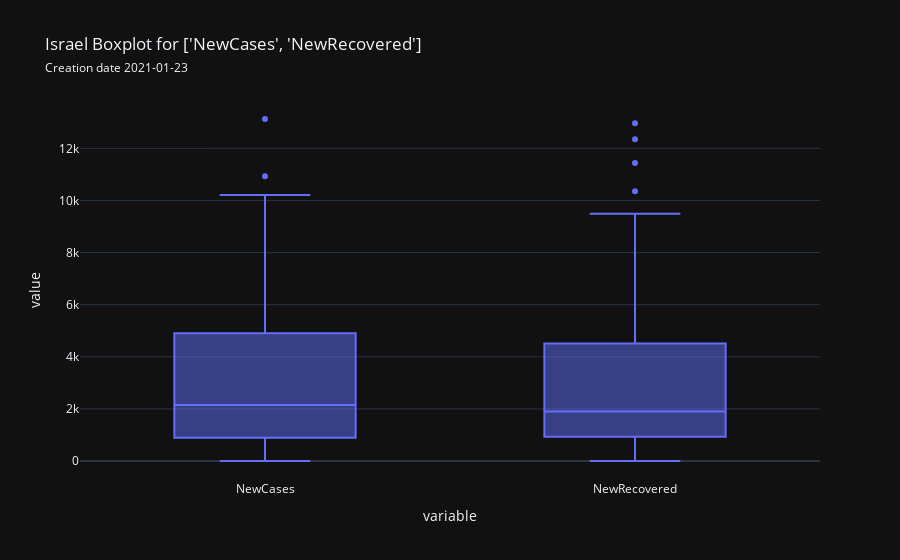

Notebook source saved alongside this figure:
### Code cell
measures = ['NewCases','NewRecovered']
country.boxplot(measures, save=True)

### Figure 1 — Plotly figure (JSON) as saved in the notebook; plotly's stock layout.template omitted (floating-point values rounded to 4 significant figures; data arrays with more than 128 entries replaced by an {"elided": "..."} marker saying what was removed)
{"data": [{"alignmentgroup": "True", "hovertemplate": "variable=%{x}<br>value=%{y}<extra></extra>", "legendgroup": "", "marker": {"color": "#636efa"}, "name": "", "notched": false, "offsetgroup": "", "orientation": "v", "quartilemethod": "exclusive", "showlegend": false, "type": "box", "x": {"elided": "318 str values"}, "x0": " ", "xaxis": "x", "y": {"elided": "318 float values"}, "y0": " ", "yaxis": "y"}], "layout": {"boxmode": "group", "legend": {"tracegroupgap": 0}, "title": {"text": "Israel Boxplot for ['NewCases', 'NewRecovered']<br><span style='font-size: 12px;'>Creation date 2021-01-23</span>"}, "xaxis": {"anchor": "y", "domain": [0.0, 1.0], "title": {"text": "variable"}}, "yaxis": {"anchor": "x", "domain": [0.0, 1.0], "title": {"text": "value"}}}}
